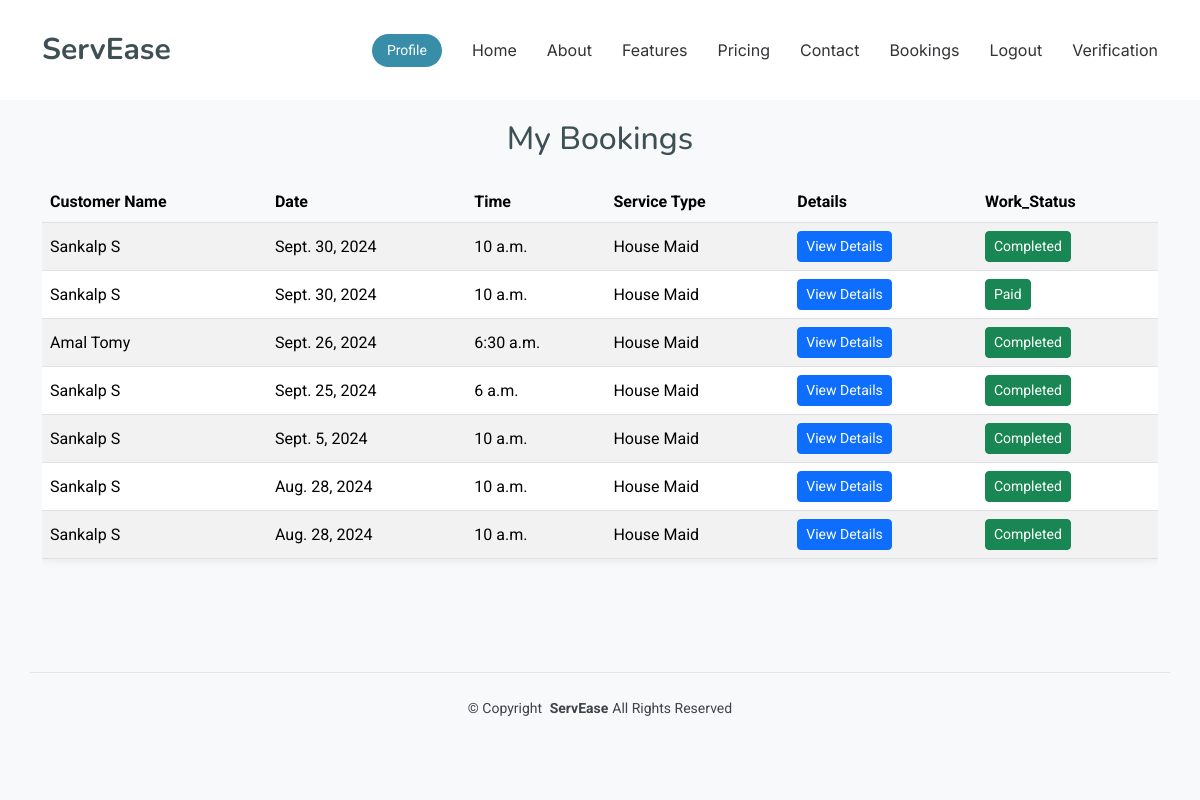
/worker/bookings/ (signed in), run on the app's committed database.
### Home_app/models.py (models this page shows, shortened)
class Booking(models.Model):
    worker_id = models.ForeignKey('Users', on_delete=models.CASCADE, related_name='bookings')
    worker_type = models.CharField(max_length=50, choices=[
        ('House Maid', 'House Maid'),
        ('Carpenter', 'Carpenter'),
        ('Plumber', 'Plumber'),
        ('Electrician', 'Electrician'),
        ('Home Nurse', 'Home Nurse'),
    ])
    customer_id = models.ForeignKey('Users', on_delete=models.CASCADE, related_name='customer_bookings')
    appointment_date = models.DateField()
    appointment_time = models.TimeField()
    address = models.TextField()
    status = models.CharField(max_length=20, choices=[
        ('Pending', 'Pending'),
        ('Paid', 'Paid'),
        ('Confirmed', 'Confirmed'),
        ('Completed', 'Completed'),
        ('Cancelled', 'Cancelled'),
    ], default='Pending')
    service_type = models.CharField(max_length=100, blank=True)
    description = models.TextField(blank=True)
    pay_amount = models.DecimalField(max_digits=10, decimal_places=2, null=True, blank=True)
    hours_booked = models.PositiveIntegerField(default=1)
    class Meta:
        app_label = 'Home_app'

### Home_app/views.py (the view)
# urls.py: path('worker/bookings/', views.view_my_booking, name='view_my_booking'),
def view_my_booking(request):
    user_id = request.session.get('user_id')
    if not user_id:
        messages.warning(request, 'You need to log in first.')
        return redirect('login')
    try:
        worker = Users.objects.get(user_id=user_id)
    except Users.DoesNotExist:
        messages.error(request, 'User not found.')
        return redirect('login')
    bookings = Booking.objects.filter(
        worker_id=worker.user_id,
        status__in=['Paid', 'Completed']  # Use __in to filter by multiple statuses
    ).select_related('customer_id').annotate(
        customer_firstname=F('customer_id__firstname'),
        customer_lastname=F('customer_id__lastname'),
        customer_email=F('customer_id__email'),
        customer_phone=F('customer_id__phone')
    ).order_by('-appointment_date', '-appointment_time')
    context = {
        'bookings': bookings
    }
    return render(request, 'worker_temp/view_my_booking.html', context)

### templates/worker_temp/view_my_booking.html (shortened to what this page needs)
{% load static %}
<!DOCTYPE html>
<html lang="en">
<head>
  <link href="{% static 'work_assets/vendor/bootstrap/css/bootstrap.min.css' %}" rel="stylesheet">
  <link href="{% static 'work_assets/vendor/bootstrap-icons/bootstrap-icons.css' %}" rel="stylesheet">
  <link href="{% static 'work_assets/vendor/aos/aos.css' %}" rel="stylesheet">
  <link href="{% static 'work_assets/vendor/glightbox/css/glightbox.min.css' %}" rel="stylesheet">
  <link href="{% static 'work_assets/vendor/swiper/swiper-bundle.min.css' %}" rel="stylesheet">
  <link href="{% static 'work_assets/css/main.css' %}" rel="stylesheet">
</head>
<body class="index-page">
  <header id="header" class="header d-flex align-items-center fixed-top">
    <div class="container-fluid container-xl position-relative d-flex align-items-center">
      <a href="{% url 'worker_index' %}" class="logo d-flex align-items-center me-auto">
        <h1 class="sitename">ServEase</h1>
      </a>
      <nav id="navmenu" class="navmenu">
        <ul>
          <li><a href="{% url 'worker_index' %}#hero">Home</a></li>
          <li><a href="{% url 'worker_index' %}#about">About</a></li>
          <li><a href="#">Features</a></li>
          <li><a href="#">Pricing</a></li>
          <li><a href="#">Contact</a></li>
          <li><a href="{% url 'view_my_booking' %}">Bookings</a></li>
          <li><a href="{% url 'logout' %}">Logout</a></li>
          <li><a href="{% url 'worker_verification' %}">Verification</a></li>
        </ul>
      </nav>
      <a class="btn-getstarted" href="{% url 'worker_profile' %}">Profile</a>
    </div>
  </header>
  <main class="main">
    <section id="bookings" class="booking-section">
      <div class="container">
        <div class="row justify-content-center">
          <div class="col-12">
            <h2 class="text-center mb-4">My Bookings</h2>
            {% if bookings %}
              <div class="table-responsive">
                <table class="table table-striped table-hover booking-table">
                  <thead>
                    <tr>
                      <th>Customer Name</th>
                      <th>Date</th>
                      <th>Time</th>
                      <th>Service Type</th>
                      <th>Details</th>
                      <th>Work_Status</th>
                    </tr>
                  </thead>
                  <tbody>
                    {% for booking in bookings %}
                      <tr>
                        <td>{{ booking.customer_firstname }} {{ booking.customer_lastname }}</td>
                        <td>{{ booking.appointment_date }}</td>
                        <td>{{ booking.appointment_time }}</td>
                        <td>{{ booking.worker_type }}</td>
                        <td>
                          <button type="button" class="btn btn-sm btn-primary" data-bs-toggle="modal" data-bs-target="#bookingModal{{ booking.id }}">
                            View Details
                          </button>
                        </td>
                        <td>
                          <button type="button" class="btn btn-sm btn-success" onclick="updateStatus(this, '{{ booking.id }}')">
                            {{ booking.status }}
                          </button>
                        </td>
                      </tr>
                    {% endfor %}
                  </tbody>
                </table>
              </div>
            {% else %}
              <p class="text-center">No bookings found.</p>
            {% endif %}
          </div>
        </div>
      </div>
    </section>
  </main>
  <footer id="footer" class="footer">
    <div class="container copyright text-center mt-4">
      <p>© <span>Copyright</span> <strong class="px-1 sitename">ServEase</strong><span>All Rights Reserved</span></p>
    </div>
  </footer>
</body>
</html>

### static/work_assets/css/main.css (style rules this page uses)
:root { --default-font: "Roboto", system-ui, -apple-system, "Segoe UI", Roboto, "Helvetica Neue", Arial, "Noto Sans", "Liberation Sans", sans-serif, "Apple Color Emoji", "Segoe UI Emoji", "Segoe UI Symbol", "Noto Color Emoji"; --heading-font: "Nunito", sans-serif; --nav-font: "Inter", sans-serif; }
:root { --background-color: #ffffff; --default-color: #3d4348; --heading-color: #3e5055; --accent-color: #388da8; --surface-color: #ffffff; --contrast-color: #ffffff; }
:root { --nav-color: #313336; --nav-hover-color: #77b6ca; --nav-mobile-background-color: #ffffff; --nav-dropdown-background-color: #ffffff; --nav-dropdown-color: #313336; --nav-dropdown-hover-color: #77b6ca; }
:root { scroll-behavior: smooth; }
body { color: var(--default-color); background-color: var(--background-color); font-family: var(--default-font); }
a { color: var(--accent-color); text-decoration: none; transition: 0.3s; }
h1, h2, h3, h4, h5, h6 { color: var(--heading-color); font-family: var(--heading-font); }
.header { color: var(--default-color); background-color: var(--background-color); padding: 20px 0; transition: all 0.5s; z-index: 997; }
.header .logo { line-height: 1; }
.header .logo h1 { font-size: 30px; margin: 0; font-weight: 700; color: var(--heading-color); }
.header .btn-getstarted, .header .btn-getstarted:focus { color: var(--contrast-color); background: var(--accent-color); font-size: 14px; padding: 8px 25px; margin: 0 0 0 30px; border-radius: 50px; transition: 0.3s; }
@media (max-width: 1200px) { .header .logo { order: 1; } }
@media (max-width: 1200px) { .header .btn-getstarted { order: 2; margin: 0 15px 0 0; padding: 6px 15px; } }
@media (max-width: 1200px) { .header .navmenu { order: 3; } }
.index-page .header { --background-color: rgba(255, 255, 255, 0); }
@media (min-width: 1200px) { .navmenu { padding: 0; } }
@media (min-width: 1200px) { .navmenu ul { margin: 0; padding: 0; display: flex; list-style: none; align-items: center; } }
@media (min-width: 1200px) { .navmenu li { position: relative; } }
@media (min-width: 1200px) { .navmenu a, .navmenu a:focus { color: var(--nav-color); padding: 18px 15px; font-size: 16px; font-family: var(--nav-font); font-weight: 400; display: flex; align-items: center; justify-content: space-between; white-space: nowrap; transition: 0.3s; } }
@media (min-width: 1200px) { .navmenu li:last-child a { padding-right: 0; } }
.footer { color: var(--default-color); background-color: var(--background-color); font-size: 14px; padding-bottom: 50px; position: relative; }
.footer .copyright { padding-top: 25px; padding-bottom: 25px; border-top: 1px solid color-mix(in srgb, var(--default-color), transparent 90%); }
.footer .copyright p { margin-bottom: 0; }
section, .section { color: var(--default-color); background-color: var(--background-color); padding: 60px 0; scroll-margin-top: 100px; overflow: clip; }

### data on the page
Booking: customer_firstname "Sankalp", customer_lastname "S", appointment_date "Sept. 30, 2024", appointment_time "10 a.m.", worker_type "House Maid", status "Completed"
Booking: customer_firstname "Sankalp", customer_lastname "S", appointment_date "Sept. 30, 2024", appointment_time "10 a.m.", worker_type "House Maid", status "Paid"
Booking: customer_firstname "Amal", customer_lastname "Tomy", appointment_date "Sept. 26, 2024", appointment_time "6:30 a.m.", worker_type "House Maid", status "Completed"
Booking: customer_firstname "Sankalp", customer_lastname "S", appointment_date "Sept. 25, 2024", appointment_time "6 a.m.", worker_type "House Maid", status "Completed"
Booking: customer_firstname "Sankalp", customer_lastname "S", appointment_date "Sept. 5, 2024", appointment_time "10 a.m.", worker_type "House Maid", status "Completed"
Booking: customer_firstname "Sankalp", customer_lastname "S", appointment_date "Aug. 28, 2024", appointment_time "10 a.m.", worker_type "House Maid", status "Completed"
Booking: customer_firstname "Sankalp", customer_lastname "S", appointment_date "Aug. 28, 2024", appointment_time "10 a.m.", worker_type "House Maid", status "Completed"
